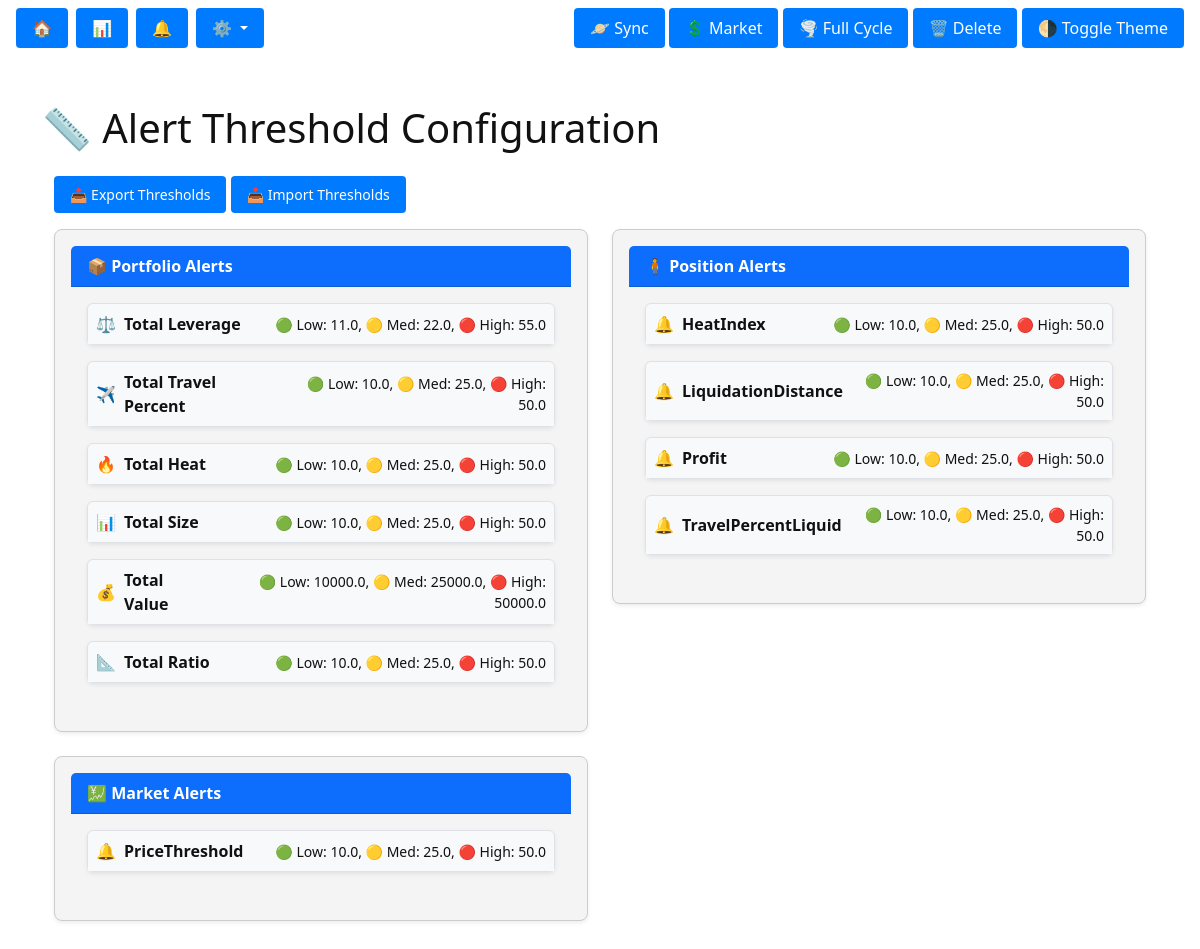
Before: /system/alert_thresholds with the older database file.
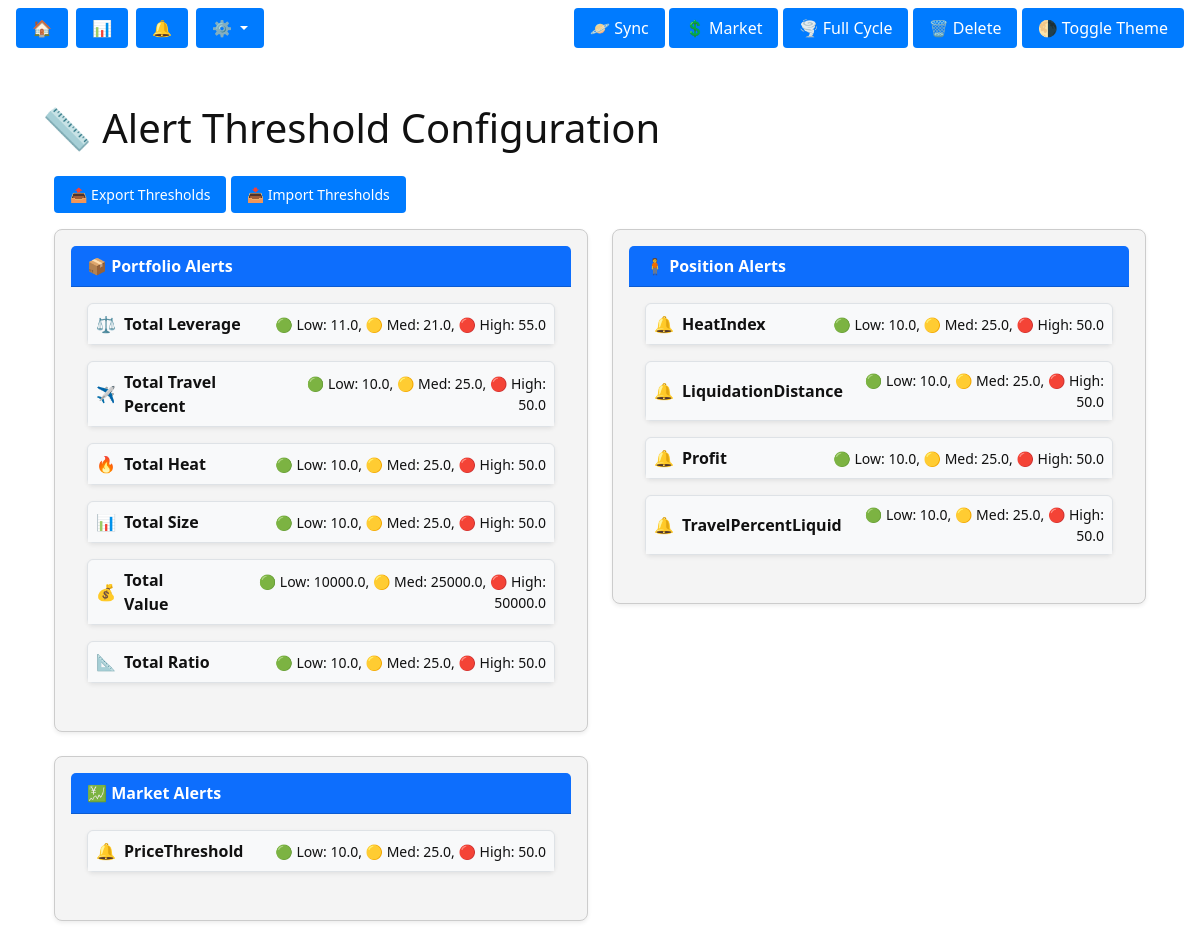
After: the same page with the newer database file.
### tables this page shows
CREATE TABLE alert_thresholds (
                id TEXT PRIMARY KEY,
                alert_type TEXT NOT NULL,
                alert_class TEXT NOT NULL,
                metric_key TEXT NOT NULL,
                condition TEXT NOT NULL,
                low REAL NOT NULL,
                medium REAL NOT NULL,
                high REAL NOT NULL,
                enabled BOOLEAN DEFAULT 1,
                last_modified TEXT DEFAULT CURRENT_TIMESTAMP,
                low_notify TEXT,
                medium_notify TEXT,
                high_notify TEXT
            );

### system/system_bp.py (the view)
@system_bp.route("/alert_thresholds", methods=["GET"])
def list_alert_thresholds():
    db = current_app.data_locker.db
    thresholds = DLThresholdManager(db).get_all()
    grouped = {}
    for t in thresholds:
        for level in ["low", "medium", "high"]:
            notify_field = f"{level}_notify"
            raw = getattr(t, notify_field, "") or ""
            notify_list = [v.strip() for v in raw.split(",") if v.strip()]
            setattr(t, f"{notify_field}_list", notify_list)
            value_field = getattr(t, level, None)
            setattr(t, f"{level}_val", value_field)
        grouped.setdefault(t.alert_class, []).append(t)
    return render_template("system/alert_thresholds.html", grouped_thresholds=grouped)

### data/database.py (called while the page is built, shortened)
    def connect(self):
        return self.conn

    def get_cursor(self):
        return self.connect().cursor()

### data/dl_thresholds.py (called while the page is built)
    def get_all(self) -> list:
        cursor = self.db.get_cursor()
        rows = cursor.execute("SELECT * FROM alert_thresholds ORDER BY alert_type").fetchall()
        return [AlertThreshold(**dict(row)) for row in rows]

### sonic_app.py (called while the page is built)
@app.context_processor
def update_theme_context():
    config_path = current_app.config.get("CONFIG_PATH", CONFIG_PATH)
    try:
        with open(config_path, 'r') as f:
            conf = json.load(f)
    except Exception:
        conf = {}
    theme_config = conf.get("theme_config", {})
    return dict(theme=theme_config)

### utils/console_logger.py (called while the page is built)
    @staticmethod
    def _timestamp():
        return datetime.now().strftime("%Y-%m-%d %H:%M:%S")

    @classmethod
    def info(cls, message: str, source: str = None, payload: dict = None):
        cls._print("info", message, source, payload)

### templates/system/alert_thresholds.html (shortened to what this page needs)
{% extends "base.html" %}
{% block page_title %}
  <h1 class="mb-4">📏 Alert Threshold Configuration</h1>
{% endblock %}
{% block content %}
<div class="container-fluid">
  <div class="mb-3">
    <button class="btn btn-sm btn-primary" onclick="downloadThresholds()">📤 Export Thresholds</button>
    <button class="btn btn-sm btn-secondary" onclick="document.getElementById('thresholdUpload').click()">📥 Import Thresholds</button>
  </div>
  <div class="row">
    {% for alert_class, thresholds in grouped_thresholds.items() %}
      <div class="col-md-6">
        <div class="card shadow-sm mb-4">
          <div class="card-header bg-primary text-white fw-bold">
            {% if alert_class == "Portfolio" %} 📦 Portfolio Alerts
            {% elif alert_class == "Position" %} 🧍 Position Alerts
            {% elif alert_class == "Market" %} 💹 Market Alerts
            {% else %} ⚙️ {{ alert_class }} Alerts
            {% endif %}
          </div>
          <div class="card-body">
            {% for t in thresholds %}
              <div class="mb-3 border rounded shadow-sm" id="card-{{ t.id }}" style="cursor: pointer;" onclick="toggleCard('{{ t.id }}')">
                <div class="p-2 bg-light rounded-top">
                  <div class="d-flex align-items-center justify-content-between">
                    <div class="d-flex align-items-center gap-2">
                      {% if t.alert_type == "AvgLeverage" %}
                        <span>⚖️</span><strong>Total Leverage</strong>
                      {% elif t.alert_type == "AvgTravelPercent" %}
                        <span>✈️</span><strong>Total Travel Percent</strong>
                      {% elif t.alert_type == "TotalHeat" %}
                        <span>🔥</span><strong>Total Heat</strong>
                      {% elif t.alert_type == "TotalValue" %}
                        <span>💰</span><strong>Total Value</strong>
                      {% elif t.alert_type == "TotalSize" %}
                        <span>📊</span><strong>Total Size</strong>
                      {% elif t.alert_type == "ValueToCollateralRatio" %}
                        <span>📐</span><strong>Total Ratio</strong>
                      {% elif t.alert_class == "Position" %}
                        <span>🔔</span><strong>{{ t.alert_type }}</strong>
                      {% else %}
                        <span>🔔</span><strong>{{ t.alert_type }}</strong>
                      {% endif %}
                    </div>
                    <small class="text-end">
                      <span style="color:green">🟢</span> Low: {{ t.low_val }},
                      <span style="color:orange">🟡</span> Med: {{ t.medium_val }},
                      <span style="color:red">🔴</span> High: {{ t.high_val }}
                    </small>
                  </div>
                </div>
              </div>
            {% endfor %}
          </div>
        </div>
      </div>
    {% endfor %}
  </div>
</div>
{% endblock %}

Changed rows visible on the page:
changed alert_thresholds (number 1 of 11 on the later page): medium_val "22.0" → "21.0"
